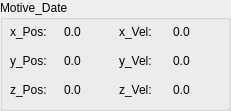
  <widget class="QGroupBox" name="groupBox_8">
   <property name="geometry">
    <rect>
     <x>10</x>
     <y>540</y>
     <width>231</width>
     <height>111</height>
    </rect>
   </property>
   <property name="title">
    <string>Motive_Date</string>
   </property>
   <widget class="QWidget" name="gridLayoutWidget_2">
    <property name="geometry">
     <rect>
      <x>10</x>
      <y>20</y>
      <width>211</width>
      <height>81</height>
     </rect>
    </property>
    <layout class="QGridLayout" name="gridLayout_4">
     <item row="2" column="0">
      <widget class="QLabel" name="label_11">
       <property name="minimumSize">
        <size>
         <width>0</width>
         <height>15</height>
        </size>
       </property>
       <property name="text">
        <string>x_Pos:</string>
       </property>
      </widget>
     </item>
     <item row="3" column="0">
      <widget class="QLabel" name="label_10">
       <property name="minimumSize">
        <size>
         <width>0</width>
         <height>15</height>
        </size>
       </property>
       <property name="text">
        <string>y_Pos:</string>
       </property>
      </widget>
     </item>
     <item row="4" column="1">
      <widget class="QLabel" name="label_z_pos">
       <property name="text">
        <string>0.0</string>
       </property>
      </widget>
     </item>
     <item row="2" column="2">
      <widget class="QLabel" name="label_19">
       <property name="minimumSize">
        <size>
         <width>0</width>
         <height>15</height>
        </size>
       </property>
       <property name="text">
        <string>x_Vel:</string>
       </property>
      </widget>
     </item>
     <item row="2" column="1">
      <widget class="QLabel" name="label_x_pos">
       <property name="text">
        <string>0.0</string>
       </property>
      </widget>
     </item>
     <item row="4" column="0">
      <widget class="QLabel" name="label_9">
       <property name="minimumSize">
        <size>
         <width>0</width>
         <height>15</height>
        </size>
       </property>
       <property name="text">
        <string>z_Pos:</string>
       </property>
      </widget>
     </item>
     <item row="3" column="1">
      <widget class="QLabel" name="label_y_pos">
       <property name="text">
        <string>0.0</string>
       </property>
      </widget>
     </item>
     <item row="2" column="3">
      <widget class="QLabel" name="label_x_vel">
       <property name="text">
        <string>0.0</string>
       </property>
      </widget>
     </item>
     <item row="3" column="2">
      <widget class="QLabel" name="label_28">
       <property name="minimumSize">
        <size>
         <width>0</width>
         <height>15</height>
        </size>
       </property>
       <property name="text">
        <string>y_Vel:</string>
       </property>
      </widget>
     </item>
     <item row="3" column="3">
      <widget class="QLabel" name="label_y_vel">
       <property name="text">
        <string>0.0</string>
       </property>
      </widget>
     </item>
     <item row="4" column="2">
      <widget class="QLabel" name="label_29">
       <property name="minimumSize">
        <size>
         <width>0</width>
         <height>15</height>
        </size>
       </property>
       <property name="text">
        <string>z_Vel:</string>
       </property>
      </widget>
     </item>
     <item row="4" column="3">
      <widget class="QLabel" name="label_z_vel">
       <property name="text">
        <string>0.0</string>
       </property>
      </widget>
     </item>
    </layout>
   </widget>
  </widget>
